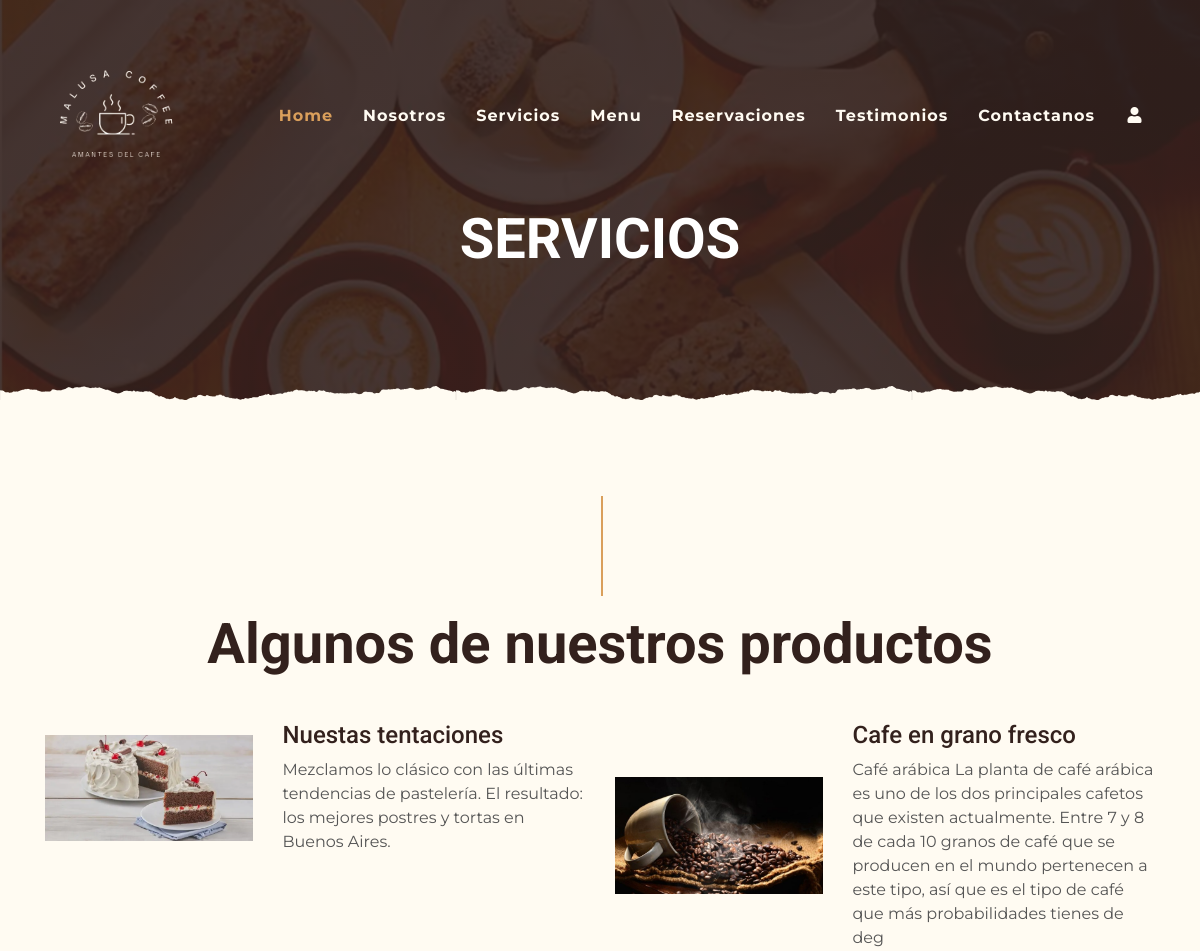
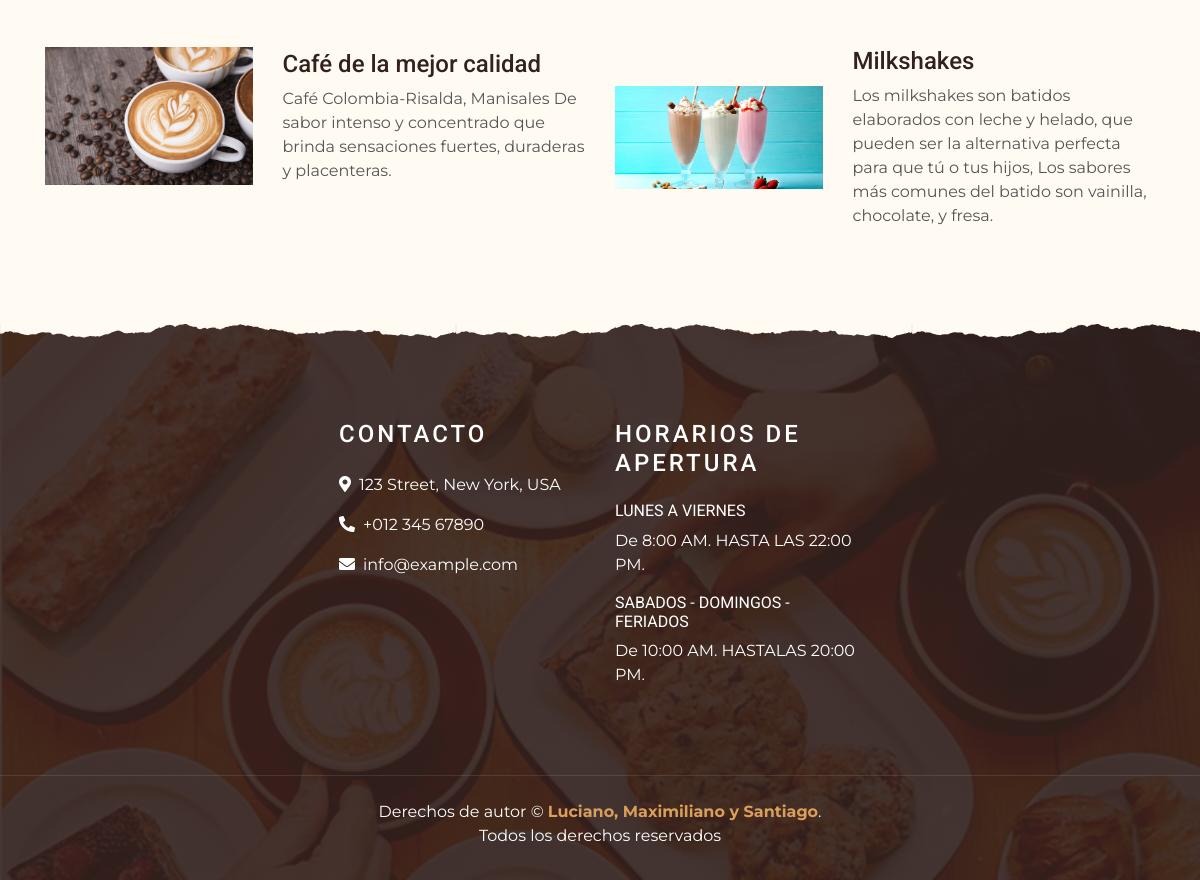
Page /servicios.php on the committed database (2 pictures, top to bottom).
### tables this page shows
CREATE TABLE IF NOT EXISTS tbl_configuraciones (
  id INT AUTO_INCREMENT PRIMARY KEY,
  nombre VARCHAR(255) NOT NULL,
  valor VARCHAR(255) NOT NULL
);

CREATE TABLE IF NOT EXISTS tbl_servicios (
  id INT AUTO_INCREMENT PRIMARY KEY,
  titulo VARCHAR(255) NOT NULL,
  descripcion VARCHAR(255) NOT NULL,
  imagen VARCHAR(255) NOT NULL  
);

### servicios.php (the view, shortened to what this page needs)
<?php include("admin/bd.php");
$sentencia= $conexion->prepare("SELECT * FROM `tbl_servicios`");
$sentencia->execute();
$lista_servicios=$sentencia->fetchAll(PDO::FETCH_ASSOC);
$sentencia= $conexion->prepare("SELECT * FROM `tbl_configuraciones`");
$sentencia->execute();
$lista_configuraciones=$sentencia->fetchAll(PDO::FETCH_ASSOC);
?>
<!DOCTYPE html>
<html lang="en">
<head>
    <link href="https://cdnjs.cloudflare.com/ajax/libs/font-awesome/5.10.0/css/all.min.css" rel="stylesheet">
    <link href="lib/owlcarousel/assets/owl.carousel.min.css" rel="stylesheet">
    <link href="lib/tempusdominus/css/tempusdominus-bootstrap-4.min.css" rel="stylesheet" />
    <link href="css/style.min.css" rel="stylesheet">
</head>
<body>
    <div class="container-fluid p-0 nav-bar">
    <nav class="navbar navbar-expand-lg bg-none navbar-dark py-3">
        <img src="img/fotos/logos/4-removebg-preview.png" width="200" height="200">
        <div class="collapse navbar-collapse justify-content-between" id="navbarCollapse">
            <div class="navbar-nav ml-auto p-4">
                <a href="index.php" class="nav-item nav-link active">Home</a>
                <a href="nosotros.php" class="nav-item nav-link">Nosotros</a>
                <a href="servicios.php" class="nav-item nav-link">Servicios</a>
                <a href="menu.php" class="nav-item nav-link">Menu</a>
                <a href="reservas.php" class="nav-item nav-link">Reservaciones</a>
                <a href="testimonios.php" class="nav-item nav-link">Testimonios</a>
                <a href="contactanos.php" class="nav-item nav-link">Contactanos</a>
                <?php if(!isset($_SESSION['logueado'])){ ?>
                    <a href="login/index.php" class="nav-item nav-link"><i class="fas fa-user fa-fw"></i></a>
                <?php } ?>
            </div>
        </div>
    </nav>
</div>
    <div class="container-fluid page-header mb-5 position-relative overlay-bottom">
        <div class="d-flex flex-column align-items-center justify-content-center pt-0 pt-lg-5" style="min-height: 400px">
            <h1 class="display-4 mb-3 mt-0 mt-lg-5 text-white text-uppercase">Servicios</h1>
        </div>
    </div>
 <div class="container-fluid pt-5">
        <div class="container">
            <div class="section-title">
                <h1 class="display-4"><?php echo $lista_configuraciones[3]['valor'];?></h1>
            </div>
            <div class="row">
            <?php foreach($lista_servicios as $registros){?>
                <div class="col-lg-6 mb-5">
                    <div class="row align-items-center">
                        <div class="col-sm-5">
                            <img class="img-fluid mb-3 mb-sm-0" src="img/<?php echo $registros["imagen"];?>" alt="">
                        </div>
                        <div class="col-sm-7">
                            <h4></i><?php echo $registros["titulo"];?></h4>
                            <p class="m-0"><?php echo $registros["descripcion"];?></p>
                        </div>
                    </div>
                </div>
                <?php }?>
            </div>
        </div>
    </div>
    <div class="container-fluid footer text-white mt-5 pt-5 px-0 position-relative overlay-top">
        <div class="row mx-0 pt-5 px-sm-3 px-lg-5 mt-">
        <div class="col-lg-3 col-md-6 mb-5">
            </div>
            <div class="col-lg-3 col-md-6 mb-5">
                <h4 class="text-white text-uppercase mb-4" style="letter-spacing: 3px;"><?php echo $lista_configuraciones[19]['valor'];?></h4>
                <p><i class="fa fa-map-marker-alt mr-2"></i><?php echo $lista_configuraciones[20]['valor'];?></p>
                <p><i class="fa fa-phone-alt mr-2"></i><?php echo $lista_configuraciones[21]['valor'];?></p>
                <p class="m-0"><i class="fa fa-envelope mr-2"></i><?php echo $lista_configuraciones[22]['valor'];?></p>
            </div>
            <div class="col-lg-3 col-md-6 mb-5">
                <h4 class="text-white text-uppercase mb-4" style="letter-spacing: 3px;"><?php echo $lista_configuraciones[23]['valor'];?></h4>
                <div>
                    <h6 class="text-white text-uppercase"><?php echo $lista_configuraciones[24]['valor'];?></h6>
                    <p><?php echo $lista_configuraciones[25]['valor'];?></p>
                    <h6 class="text-white text-uppercase"><?php echo $lista_configuraciones[26]['valor'];?></h6>
                    <p><?php echo $lista_configuraciones[27]['valor'];?></p>
                </div>
            </div>
        </div>
        <div class="container-fluid text-center text-white border-top mt-4 py-4 px-sm-3 px-md-5" style="border-color: rgba(256, 256, 256, .1) !important;">
            <p class="mb-2 text-white"><?php echo $lista_configuraciones[28]['valor'];?> &copy; <a class="font-weight-bold" href="#"><?php echo $lista_configuraciones[29]['valor'];?></a>. <br><?php echo $lista_configuraciones[30]['valor'];?></a></p>
        </div>
    </div>
</body>
</html>

### rows in the picture
tbl_configuraciones: valor "Algunos de nuestros productos"
tbl_servicios: imagen (picture), titulo "Nuestas tentaciones", descripcion "Mezclamos lo clásico con las últimas tendencias de pastelería. El resultado: los mejores postres y tortas en Buenos Aires."
tbl_servicios: imagen (picture), titulo "Cafe en grano fresco", descripcion "Café arábica La planta de café arábica es uno de los dos principales cafetos que existen actualmente. Entre 7 y 8 de cada 10 granos de café que se producen en el mundo pertenecen a este tipo, así que es el tipo de café que más probabilidades tienes de deg"
tbl_servicios: imagen (picture), titulo "Café de la mejor calidad", descripcion "Café Colombia-Risalda, Manisales De sabor intenso y concentrado que brinda sensaciones fuertes, duraderas y placenteras."
tbl_servicios: imagen (picture), titulo "Milkshakes", descripcion "Los milkshakes son batidos elaborados con leche y helado, que pueden ser la alternativa perfecta para que tú o tus hijos, Los sabores más comunes del batido son vainilla, chocolate, y fresa."
tbl_configuraciones: valor "CONTACTO"
tbl_configuraciones: valor "123 Street, New York, USA"
tbl_configuraciones: valor "+012 345 67890"
tbl_configuraciones: valor "info@example.com"
tbl_configuraciones: valor "HORARIOS DE APERTURA"
tbl_configuraciones: valor "LUNES A VIERNES"
tbl_configuraciones: valor "De 8:00 AM. HASTA LAS 22:00 PM."
tbl_configuraciones: valor "SABADOS - DOMINGOS - FERIADOS"
tbl_configuraciones: valor "De 10:00 AM. HASTALAS 20:00 PM."
tbl_configuraciones: valor "Derechos de autor"
tbl_configuraciones: valor "Luciano, Maximiliano y Santiago"
tbl_configuraciones: valor "Todos los derechos reservados"
